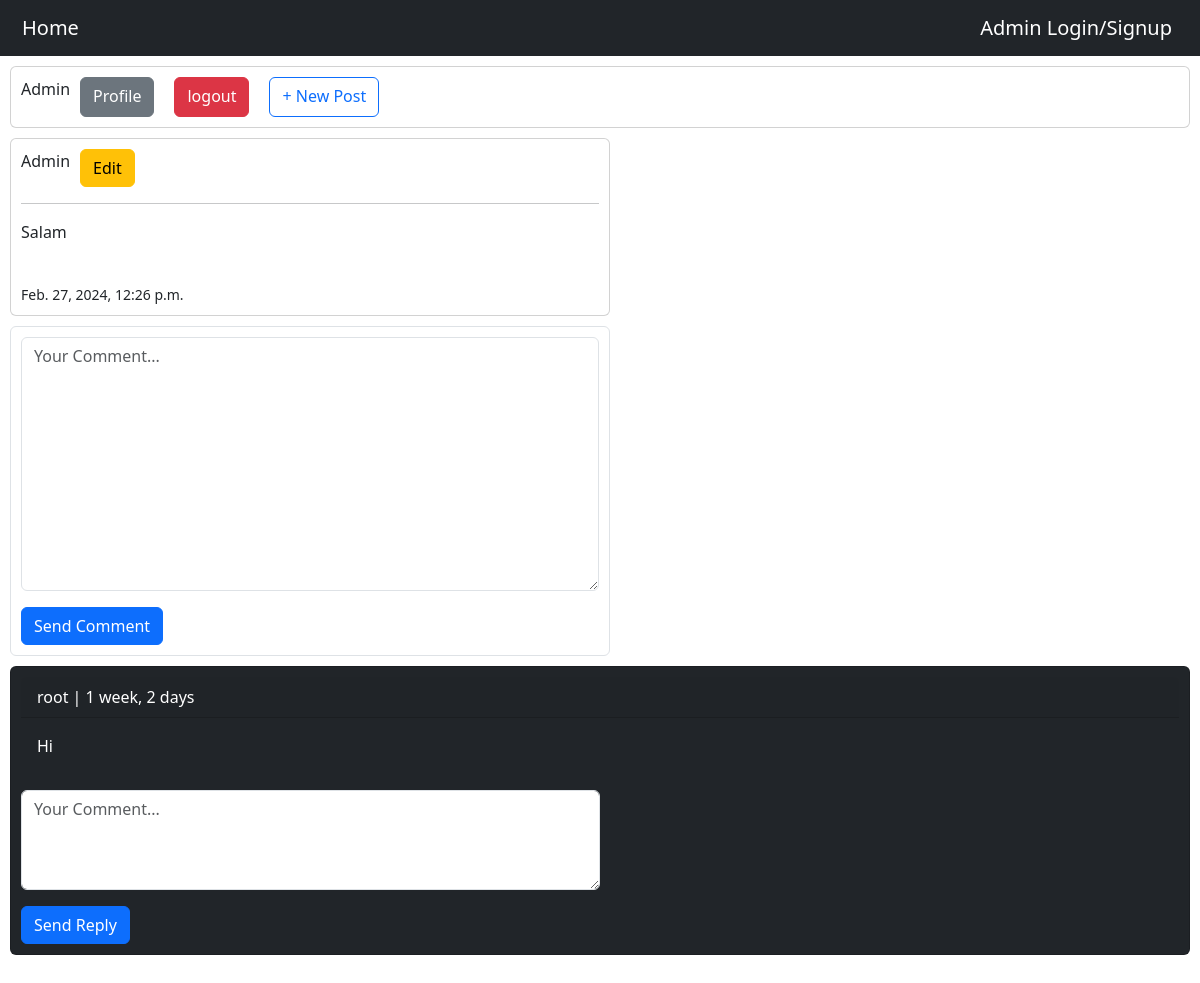
Before: /post/2/ (signed in) with the older database file.
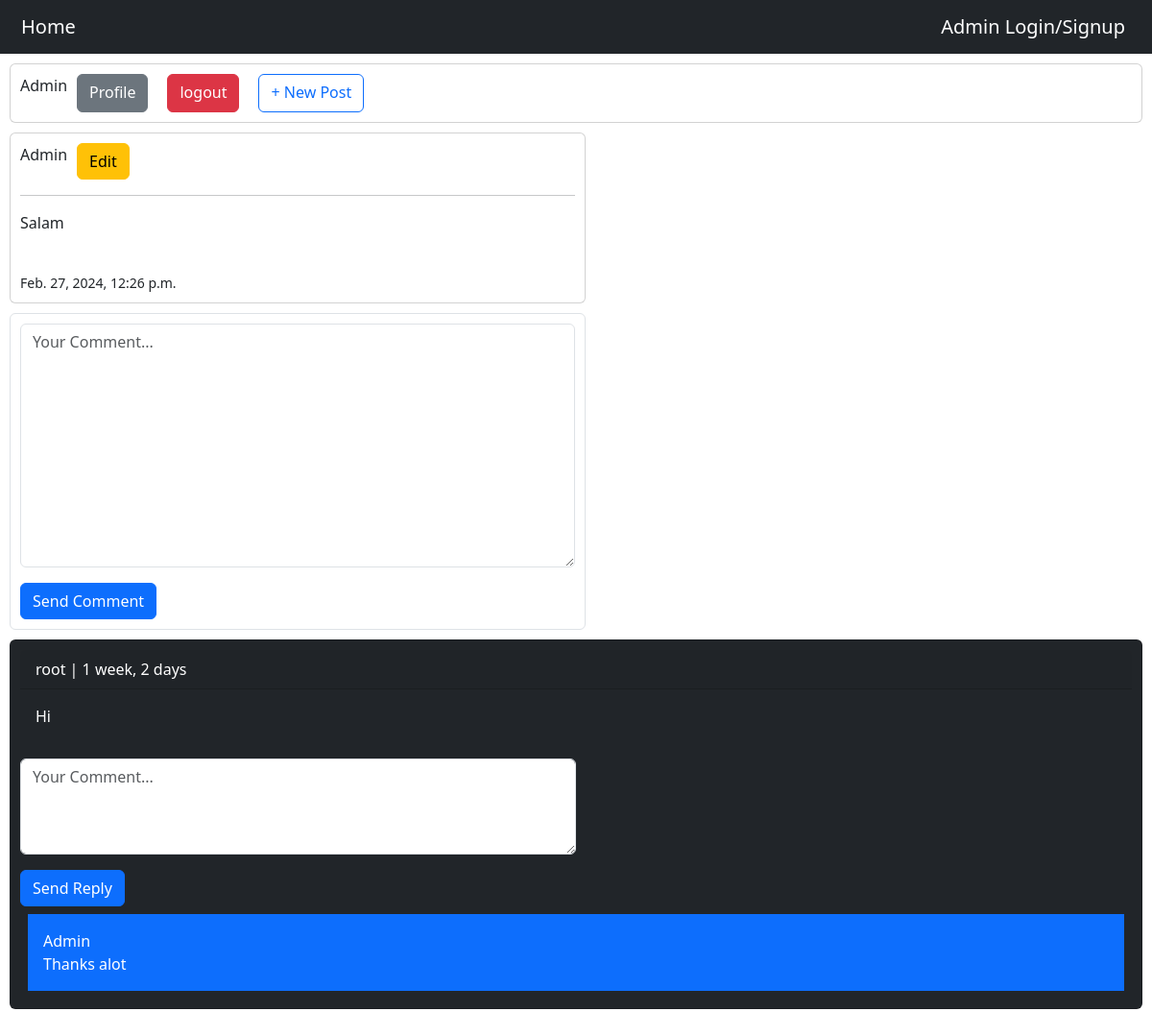
After: the same page with the newer database file.
### Home/models.py (models this page shows, shortened)
class Comment(models.Model):
    user = models.ForeignKey(User, on_delete=models.CASCADE, related_name='ucomments')
    post = models.ForeignKey(Post, on_delete=models.CASCADE, related_name='pcomments')
    reply = models.ForeignKey('self', on_delete=models.CASCADE, related_name='rcomments', blank=True, null=True)
    is_reply = models.BooleanField(default=False)
    body = models.TextField(max_length=400)
    created = models.DateTimeField(auto_now_add=True)

### Home/views.py (the view, shortened to what this page needs)
# urls.py: path('post/<int:post_id>/', PostDetailView.as_view(), name='post_detail'),
class PostDetailView(LoginRequiredMixin, View):
    def setup(self, request, *args, **kwargs):
        self.post_instance = get_object_or_404(Post, pk=kwargs['post_id'])
        return super().setup(request, *args, **kwargs)
    def get(self, request, post_id):
        form = CommentCreateForm()
        cmreplyform = CommentReplyForm()
        comments = self.post_instance.pcomments.filter(is_reply=False)
        can_like = False
        if request.user.is_authenticated and self.post_instance.user_can_like(request.user):
            can_like = True
        publishedpost = Post.objects.get(id=post_id)
        print(publishedpost.post_image)
        return render(request, 'Home/detailpost.html', {'reply_form': cmreplyform, 'comments': comments, 'commentform': form, 'posts': publishedpost})

### Home/forms.py
class CommentReplyForm(forms.ModelForm):
    class Meta:
        model = Comment
        fields = ('body',)
        labels = {
            'body': ''
        }
        widgets = {
            'body': forms.Textarea(attrs={'class': 'form-control', 'placeholder': 'Your Comment...', 'style': 'width:50%;height:100px;'})
        }

class CommentCreateForm(forms.ModelForm):
    class Meta:
        model = Comment
        fields = ('body',)
        labels ={
            'body': '',
        }
        widgets = {
            'body': forms.Textarea(attrs={'class': 'form-control', 'placeholder': 'Your Comment...'})
        }

### Home/models.py (called while the page is built)
    def user_can_like(self, user):
        user_like = user.uvotes.filter(post=self)
        if user_like.exists():
            return True
        return False

### Home/Templates/Home/detailpost.html (shortened to what this page needs)
{% extends 'base.html' %}
{% block postblock %}
    <div class="card" style="width:50%;">
        <div class="card-group">
            <label>{{ posts.user.username }}</label>
            {% if request.user.is_authenticated  %}
                {% if posts.user.username != request.user.username%}
                     <a href="{% url 'Home:PostLike' posts.id %}" class="{% if can_like %}disabled{% endif %} btn btn-danger">Like {{ posts.likes_count }}</a>
                {% else %}
                    <a href="{% url 'Home:EditPost' posts.id %}" class="btn btn-warning">Edit</a>
                {% endif %}
            {% endif %}
        </div>
        <hr>
        <p>{{ posts.body }}</p>
        <br>
        <small>{{ posts.created }}</small>
    </div>
    {% if request.user.is_authenticated %}
        <div class="form form-control" style="width:50%;">
            <form action="" method="post">
                {{ commentform.as_p }}
                <input type="submit" value="Send Comment" class="btn btn-primary"/>
            </form>
        </div>
    {% endif %}
    {% for comment in comments %}
        <div class="card bg-dark text-white">
            {% if request.user == comment.user %}
                <p class="card-header">{{ comment.user }} | {{ comment.created|timesince }}<a href="{% url 'Home:DeleteComment' posts.id comment.id %}" class="btn btn-danger">Delete comment</a></p>
            {% else %}
                <p class="card-header">{{ comment.user }} | {{ comment.created|timesince }}</p>
            {% endif %}
            <p class="card-body">{{ comment.body }}</p>
            {% if request.user.is_authenticated %}
                <form action="{% url 'Home:AddReply' posts.id comment.id %}" method="post">
                    {{ reply_form.as_p }}
                    <input type="submit" class="btn btn-primary" value="Send Reply">
                </form>
            {% endif %}
            {% with replies=comment.rcomments.all %}
                {% for reply in replies %}
                    <p class="bg-primary p-3 m-2">{{ reply.user }} <br/> {{ reply.body }}</p>
                {% endfor %}
            {% endwith %}
        </div><br/>
    {% empty %}
        <p>No comments yet!</p>
    {% endfor %}
{% endblock %}

Changed rows visible on the page:
added Comment: user "Admin", body "Thanks alot", shown under "root"
